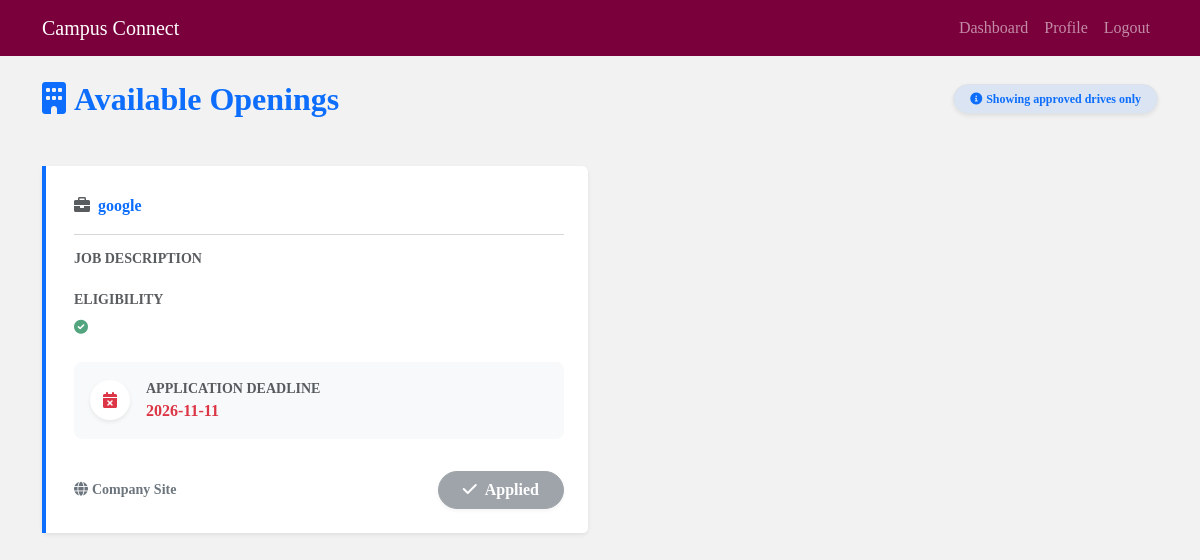
The app's page /student/drives (signed in) with its own data.
### models.py (models this page shows)
class PlacementDrive(db.Model):
    __tablename__ = 'placement_drives'
    id = db.Column(db.Integer, primary_key=True)
    company_id = db.Column(db.Integer, db.ForeignKey('company_profiles.id'), nullable=False)
    position_title = db.Column(db.String(150), nullable=False)
    jd = db.Column(db.Text, nullable=False)
    eligibility_criteria = db.Column(db.Text, nullable=False)
    deadline = db.Column(db.Date, nullable=False)
    status = db.Column(db.String(20), default='pending') # pending, approved, rejected, closed
    applications = db.relationship('Application', backref='drive', cascade='all, delete-orphan')

class CompanyProfile(db.Model):
    __tablename__ = 'company_profiles'
    id = db.Column(db.Integer, primary_key=True)
    user_id = db.Column(db.Integer, db.ForeignKey('users.id'), nullable=False)
    company_name = db.Column(db.String(100), nullable=False)
    hr_contact = db.Column(db.String(100))
    website = db.Column(db.String(100))
    is_approved = db.Column(db.Boolean, default=False)
    drives = db.relationship('PlacementDrive', backref='company', cascade='all, delete-orphan')

### views/student.py (the view)
@student_bp.route('/drives')
@login_required
@role_required('student')
def available_drives():
    drives = PlacementDrive.query.filter_by(status='approved').all()
    applied_drives = [app.drive_id for app in current_user.student_profile.applications]
    return render_template('student/drives.html', drives=drives, applied_drives=applied_drives)

### views/utils.py (called while the page is built)
def role_required(role):
    def wrapper(f):
        @wraps(f)
        def check_role_and_execute(*args, **kwargs):
            if not current_user.is_authenticated or current_user.role != role:
                abort(403)
            if not current_user.is_active:
                abort(403, description="Your account is deactivated.")
            return f(*args, **kwargs)
        return check_role_and_execute
    return wrapper

### templates/student/drives.html (shortened to what this page needs)
{% extends "layout.html" %}
{% block content %}
<div class="d-flex justify-content-between align-items-center mb-5">
    <h2 class="text-primary fw-bold m-0"><i class="fas fa-building me-2"></i>Available Openings</h2>
    <span class="badge bg-primary bg-opacity-10 text-primary border px-3 py-2 rounded-pill shadow-sm"><i
            class="fas fa-info-circle me-1"></i>Showing approved drives only</span>
</div>
<div class="row">
    {% for drive in drives %}
    <div class="col-md-6 mb-4">
        <div class="card h-100 shadow-sm border-0 position-relative hover-shadow transition">
            <div class="position-absolute top-0 start-0 h-100 bg-primary" style="width: 4px;"></div>
            <div class="card-body p-4 ms-2">
                <div class="d-flex justify-content-between align-items-start mb-3">
                    <div>
                        <p class="text-primary fw-semibold mb-0"><i class="fas fa-briefcase me-2 text-muted"></i>{{
                            drive.company.company_name }}</p>
                    </div>
                </div>
                <hr class="text-muted opacity-25">
                <div class="mb-4">
                    <h6 class="text-muted fw-bold small text-uppercase mb-2">Job Description</h4>
                </div>
                <div class="mb-4">
                    <h6 class="text-muted fw-bold small text-uppercase mb-2">Eligibility</h4>
                        <p class="card-text small text-dark opacity-75 line-clamp-2"><i
                                class="fas fa-check-circle text-success me-1"></i>{{ drive.eligibility }}</p>
                </div>
                <div class="d-flex align-items-center mb-2 bg-light p-3 rounded-3">
                    <div class="me-3 bg-white p-2 rounded-circle shadow-sm d-flex align-items-center justify-content-center"
                        style="width: 40px; height: 40px;">
                        <i class="fas fa-calendar-times text-danger"></i>
                    </div>
                    <div>
                        <p class="mb-0 text-muted small fw-bold text-uppercase">Application Deadline</p>
                        <p class="mb-0 fw-bold text-danger">{{ drive.deadline.strftime('%Y-%m-%d') }}</p>
                    </div>
                </div>
            </div>
            <div
                class="card-footer bg-white border-top-0 pt-0 pb-4 px-4 ms-2 d-flex justify-content-between align-items-center">
                <a href="{{ drive.company.website }}" target="_blank"
                    class="text-decoration-none small fw-semibold text-secondary"><i
                        class="fas fa-globe me-1"></i>Company Site</a>
                <form method="POST" action="{{ url_for('student.apply_drive', drive_id=drive.id) }}" class="d-inline">
                    {% if drive.id in applied_drives %}
                    <button type="button" class="btn btn-secondary rounded-pill px-4 shadow-sm fw-bold" disabled>
                        <i class="fas fa-check me-2"></i>Applied
                    </button>
                    {% else %}
                    <button type="submit" class="btn btn-primary rounded-pill px-4 shadow-sm fw-bold hover-lift">
                        <i class="fas fa-paper-plane me-2"></i>Apply Now
                    </button>
                    {% endif %}
                </form>
            </div>
        </div>
    </div>
    {% endfor %}
</div>
{% endblock %}

### templates/layout.html (style rules this page uses)
* { font-family: 'Times New Roman', Times, serif; }
body { background-color: #f2f2f2; color: white; }
.card { background-color: white; border: 1px solid #ddd; }

### records on screen
PlacementDrive: company.company_name "google", deadline "2026-11-11", shows "Applied"
